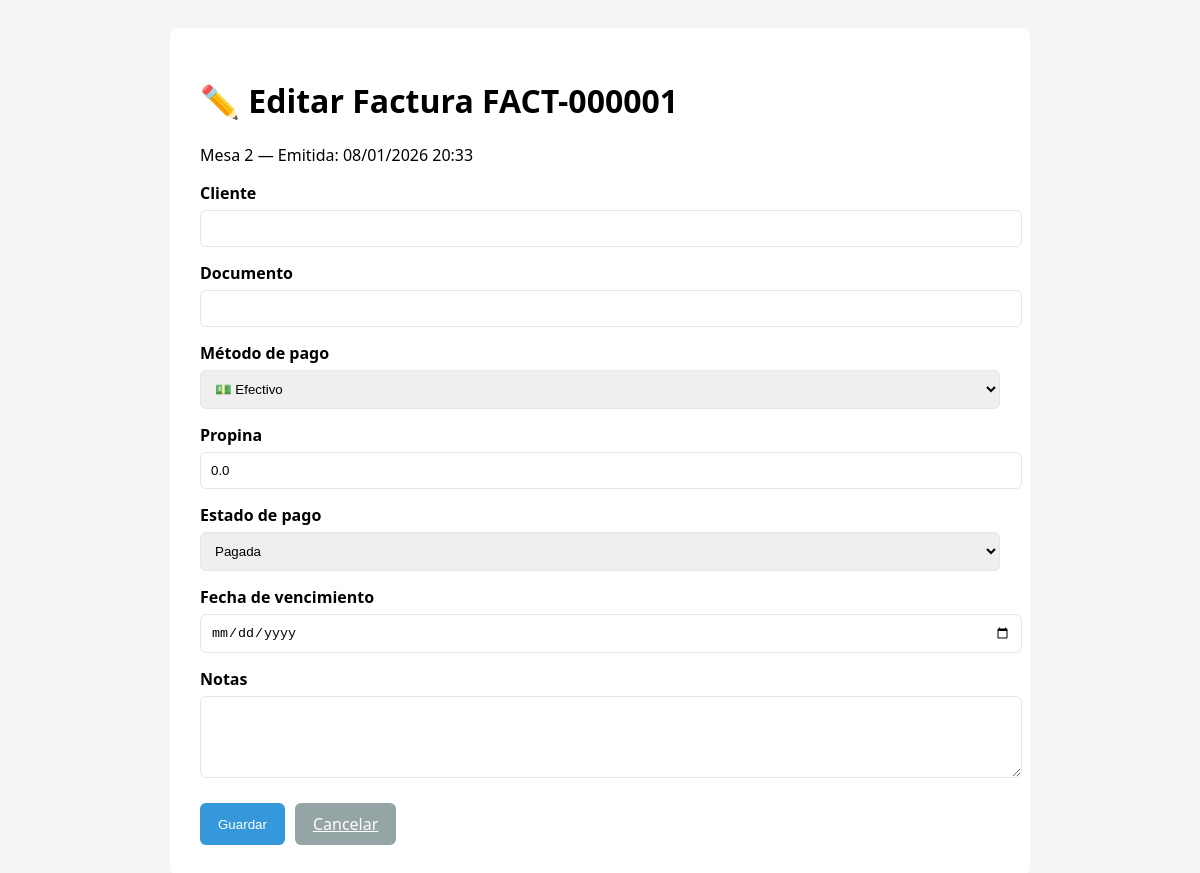
Page /factura/1/editar (signed in) on the committed database.
### app.py (models this page shows)
class Factura(db.Model):
    id = db.Column(db.Integer, primary_key=True)
    numero_consecutivo = db.Column(db.String(50), unique=True, nullable=False)
    sesion_id = db.Column(db.Integer, db.ForeignKey('sesion.id'), nullable=True)
    subtotal = db.Column(db.Float, default=0)
    iva = db.Column(db.Float, default=0)
    propina = db.Column(db.Float, default=0)
    total = db.Column(db.Float, default=0)
    metodo_pago = db.Column(db.String(50), default='efectivo')
    desglose_pago = db.Column(db.Text)
    cliente_nombre = db.Column(db.String(200))
    cliente_documento = db.Column(db.String(50))
    notas = db.Column(db.Text)
    estado_pago = db.Column(db.String(20), default='pagada')  # pagada, pendiente, vencida
    fecha_vencimiento = db.Column(db.Date, nullable=True)  # Cuándo debe pagar el cliente
    fecha_pago_real = db.Column(db.DateTime, nullable=True)  # Cuándo pagó realmente
    saldo_pendiente = db.Column(db.Float, default=0)  # Si pagó parcialmente
    fecha_emision = db.Column(db.DateTime, default=datetime.now)
    sesion = db.relationship('Sesion', backref='facturas')

class Mesa(db.Model):
    id = db.Column(db.Integer, primary_key=True)
    numero = db.Column(db.Integer, nullable=False, unique=True)
    capacidad = db.Column(db.Integer, default=4)
    activa = db.Column(db.Boolean, default=True)

### app.py (the view, shortened to what this page needs)
@app.route('/factura/<int:factura_id>/editar', methods=['GET', 'POST'])
@login_required
def editar_factura(factura_id):
    factura = Factura.query.get_or_404(factura_id)
    if getattr(current_user, 'rol', None) != 'admin':
        flash('No tienes permisos para editar facturas', 'error')
        return redirect(url_for('ver_factura', factura_id=factura_id))
    config = ConfiguracionRestaurante.query.first()
    desglose = json.loads(factura.desglose_pago) if factura.desglose_pago else None
    return render_template('editar_factura.html', factura=factura, config=config, desglose=desglose)

### app.py (called while the page is built)
@login_manager.user_loader
def load_user(user_id):
    return Usuario.query.get(int(user_id))

### templates/editar_factura.html (shortened to what this page needs)
<!DOCTYPE html>
<html lang="es">
<head>
</head>
<body>
    <div class="container">
        <h1>✏️ Editar Factura {{ factura.numero_consecutivo }}</h1>
        <p>Mesa {{ factura.sesion.mesa.numero }} — Emitida: {{ factura.fecha_emision.strftime('%d/%m/%Y %H:%M') }}</p>
        <form method="POST">
            <div class="form-group">
                <label>Cliente</label>
                <input type="text" name="cliente_nombre" value="{{ factura.cliente_nombre or '' }}">
            </div>
            <div class="form-group">
                <label>Documento</label>
                <input type="text" name="cliente_documento" value="{{ factura.cliente_documento or '' }}">
            </div>
            <div class="form-group">
                <label>Método de pago</label>
                <select name="metodo_pago" onchange="toggleDesglose(this.value)">
                    <option value="efectivo" {% if factura.metodo_pago == 'efectivo' %}selected{% endif %}>💵 Efectivo</option>
                </select>
            </div>
            <div class="form-group">
                <label>Propina</label>
                <input type="number" name="propina" step="0.01" min="0" value="{{ factura.propina }}">
            </div>
            <div class="form-group">
                <label>Estado de pago</label>
                <select name="estado_pago">
                    <option value="pagada" {% if factura.estado_pago == 'pagada' %}selected{% endif %}>Pagada</option>
                </select>
            </div>
            <div class="form-group">
                <label>Fecha de vencimiento</label>
                <input type="date" name="fecha_vencimiento" value="{{ factura.fecha_vencimiento.isoformat() if factura.fecha_vencimiento else '' }}">
            </div>
            <div class="form-group">
                <label>Notas</label>
                <textarea name="notas" rows="4">{{ factura.notas or '' }}</textarea>
            </div>
            <div class="actions">
                <button type="submit" class="btn btn-primary">Guardar</button>
                <a href="{{ url_for('ver_factura', factura_id=factura.id) }}" class="btn btn-secondary">Cancelar</a>
            </div>
        </form>
    </div>
</body>
</html>

### templates/editar_factura.html (style rules this page uses)
body { font-family: 'Segoe UI', Tahoma, Geneva, Verdana, sans-serif; background: #f5f5f5; padding: 20px; }
.container { max-width: 800px; margin: 0 auto; background: white; padding: 30px; border-radius: 8px; }
.form-group { margin-bottom: 15px; }
label { font-weight: 600; display: block; margin-bottom: 6px; }
input, select, textarea { width: 100%; padding: 10px; border-radius: 6px; border: 1px solid #e6e6e6; }
.actions { margin-top: 20px; display: flex; gap: 10px; }
.btn { padding: 10px 18px; border-radius: 6px; border: none; cursor: pointer; }
.btn-primary { background: #3498db; color: white; }
.btn-secondary { background: #95a5a6; color: white; }

### rows in the picture
Factura: numero_consecutivo "FACT-000001", fecha_emision "08/01/2026 20:33", metodo_pago "💵 Efectivo", propina "0.0", estado_pago "Pagada"
Mesa: sesion.mesa.numero "2"
